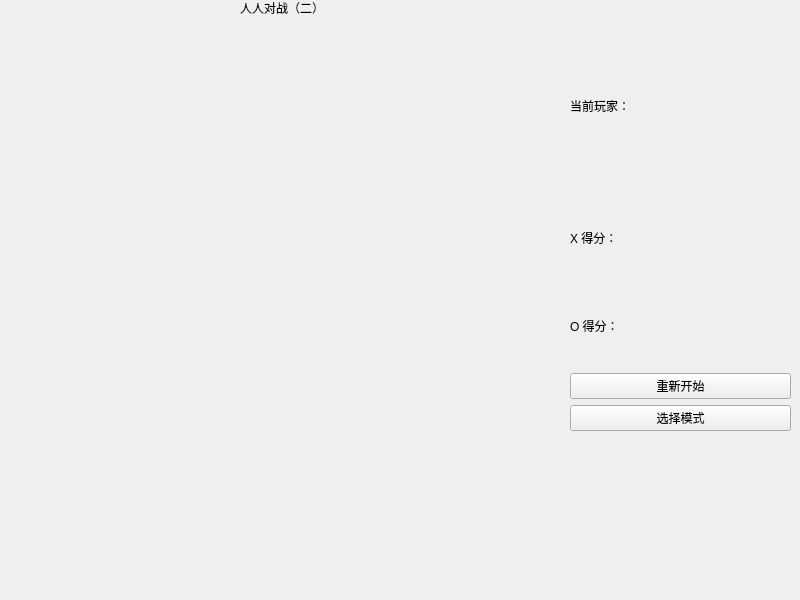
<?xml version="1.0" encoding="UTF-8"?>
<ui version="4.0">
 <class>PlayTogether</class>
 <widget class="QWidget" name="PlayTogether">
  <property name="geometry">
   <rect>
    <x>0</x>
    <y>0</y>
    <width>800</width>
    <height>600</height>
   </rect>
  </property>
  <property name="windowTitle">
   <string>PlayTogether</string>
  </property>
  <widget class="QLabel" name="gamePattern">
   <property name="geometry">
    <rect>
     <x>240</x>
     <y>0</y>
     <width>111</width>
     <height>16</height>
    </rect>
   </property>
   <property name="text">
    <string>人人对战（二）</string>
   </property>
  </widget>
  <widget class="QWidget" name="layoutWidget">
   <property name="geometry">
    <rect>
     <x>570</x>
     <y>20</y>
     <width>221</width>
     <height>411</height>
    </rect>
   </property>
   <layout class="QVBoxLayout" name="verticalLayout_3">
    <item>
     <layout class="QHBoxLayout" name="horizontalLayout">
      <item>
       <widget class="QLabel" name="label">
        <property name="text">
         <string>当前玩家：</string>
        </property>
       </widget>
      </item>
      <item>
       <widget class="QLabel" name="nextTurn">
        <property name="text">
         <string/>
        </property>
       </widget>
      </item>
     </layout>
    </item>
    <item>
     <layout class="QVBoxLayout" name="verticalLayout_2">
      <item>
       <layout class="QHBoxLayout" name="horizontalLayout_2">
        <item>
         <widget class="QLabel" name="label_2">
          <property name="text">
           <string>X 得分：</string>
          </property>
         </widget>
        </item>
        <item>
         <widget class="QLabel" name="xscorelabel">
          <property name="text">
           <string/>
          </property>
         </widget>
        </item>
       </layout>
      </item>
      <item>
       <layout class="QHBoxLayout" name="horizontalLayout_3">
        <item>
         <widget class="QLabel" name="label_3">
          <property name="text">
           <string>O 得分：</string>
          </property>
         </widget>
        </item>
        <item>
         <widget class="QLabel" name="oscorelabel">
          <property name="text">
           <string/>
          </property>
         </widget>
        </item>
       </layout>
      </item>
     </layout>
    </item>
    <item>
     <layout class="QVBoxLayout" name="verticalLayout">
      <item>
       <widget class="QPushButton" name="restartGame">
        <property name="text">
         <string>重新开始</string>
        </property>
       </widget>
      </item>
      <item>
       <widget class="QPushButton" name="returnToSelect">
        <property name="text">
         <string>选择模式</string>
        </property>
       </widget>
      </item>
     </layout>
    </item>
   </layout>
  </widget>
 </widget>
 <resources/>
 <connections>
  <connection>
   <sender>returnToSelect</sender>
   <signal>clicked()</signal>
   <receiver>PlayTogether</receiver>
   <slot>close()</slot>
   <hints>
    <hint type="sourcelabel">
     <x>631</x>
     <y>400</y>
    </hint>
    <hint type="destinationlabel">
     <x>451</x>
     <y>391</y>
    </hint>
   </hints>
  </connection>
 </connections>
 <slots>
  <slot>slot1()</slot>
 </slots>
</ui>
